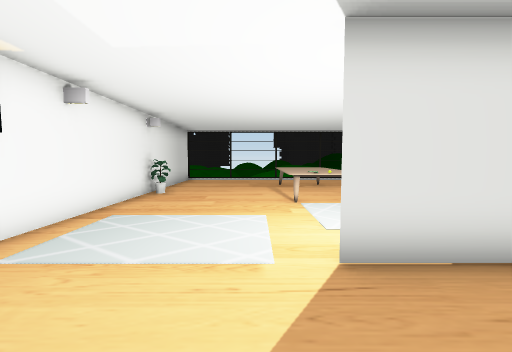
[1] (above)

21 first-person views from a walk through a scene from a Unity 3-D project. The camera is 1.2 m above the floor, tilts 4° down and sees 90° across. The floor is counted in squares, 1 m on a side. Each view is taken from the middle of a square. On the plan, view 1 faces up. The plan holds only what a view shows up to about 12 squares ahead; the rest is blank. The place goes on beyond the plan. The player character is not drawn.

[2]
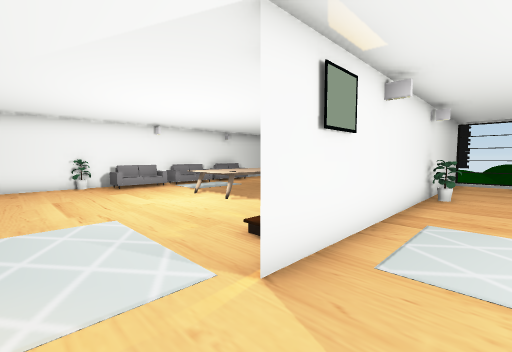

[3]
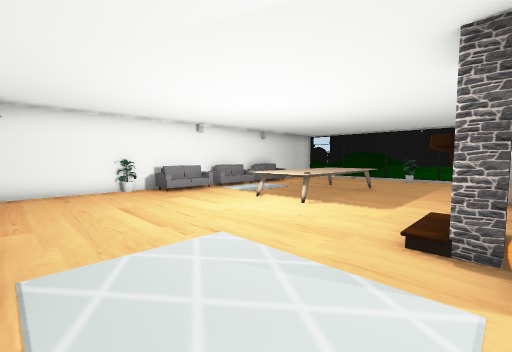

[4]
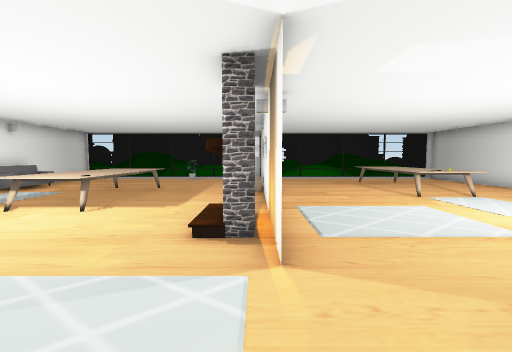

[5]
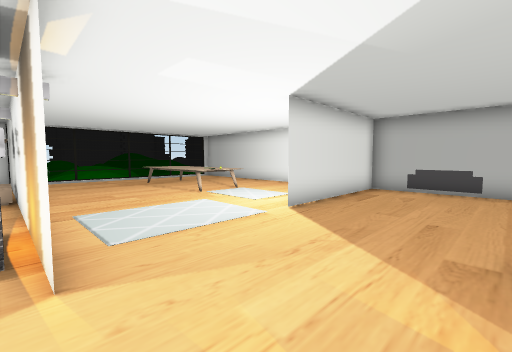

[6]
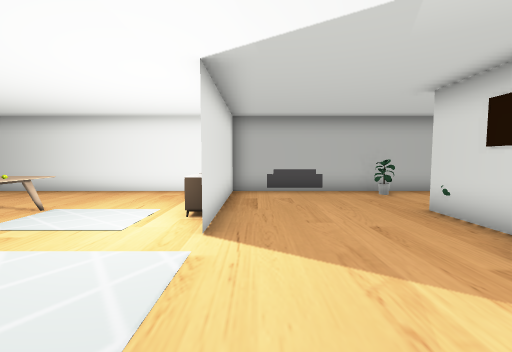

[7]
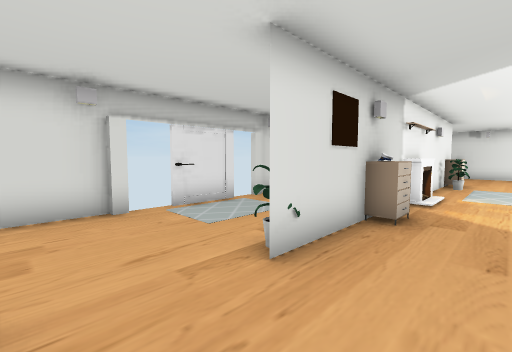

[8]
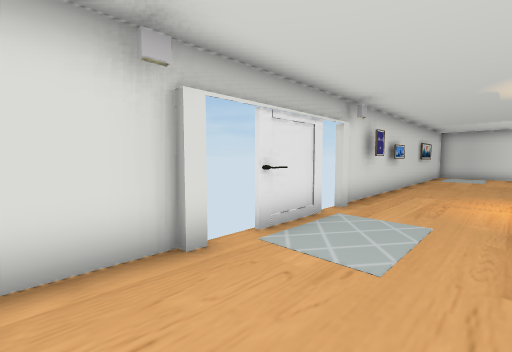

[9]
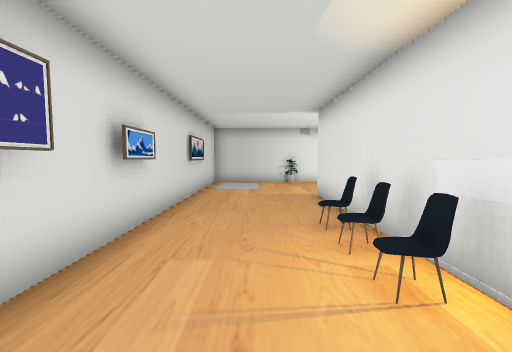

[10]
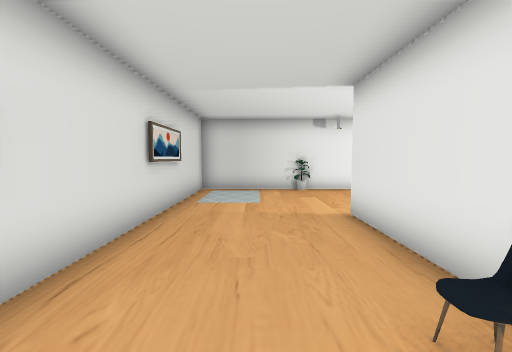

[11]
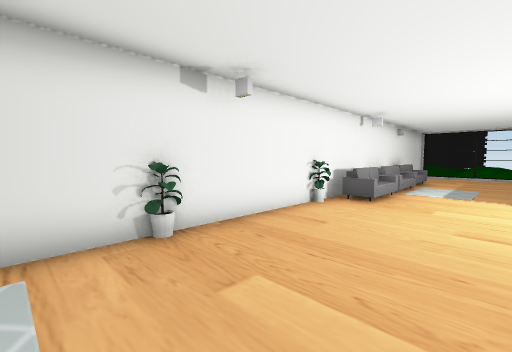

[12]
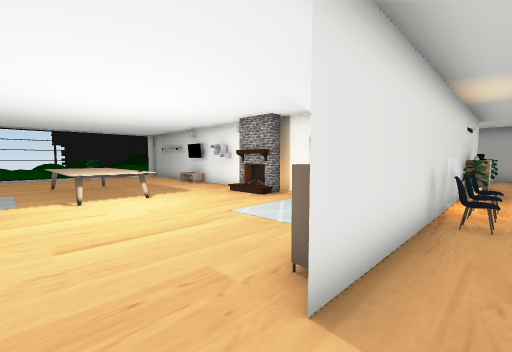

[13]
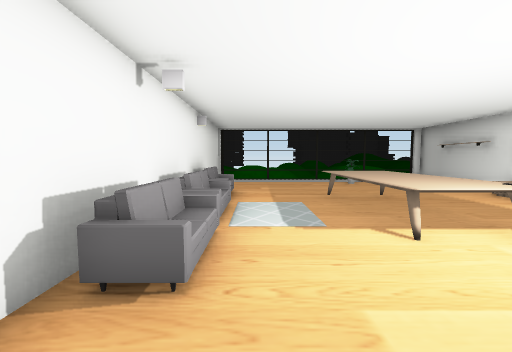

[14]
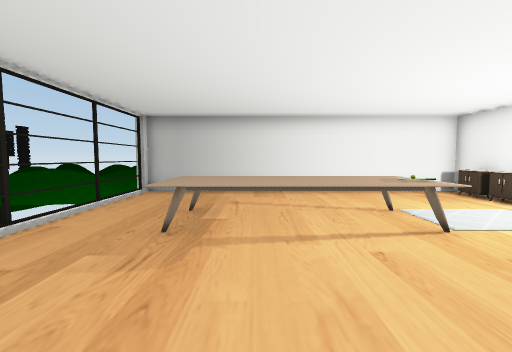

[15]
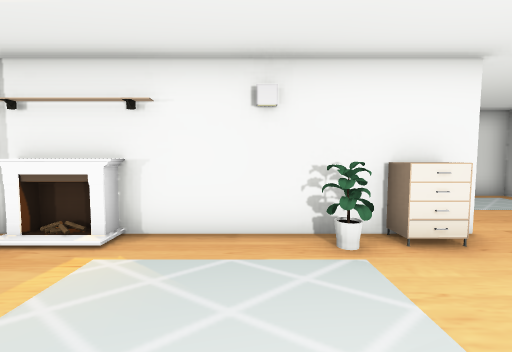

[16]
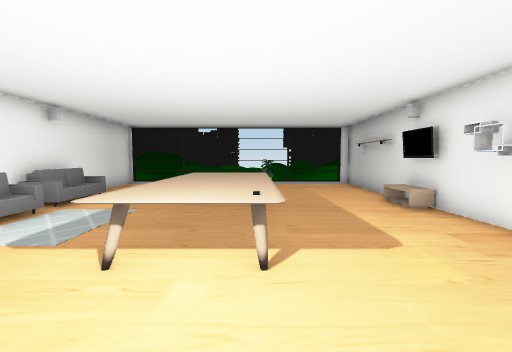

[17]
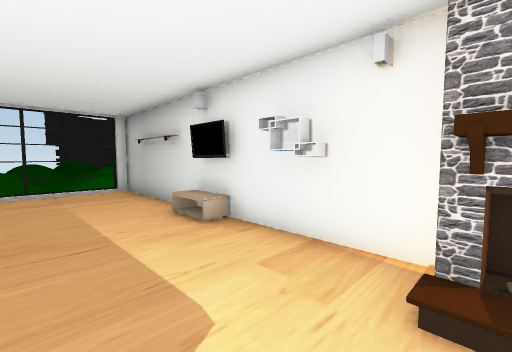

[18]
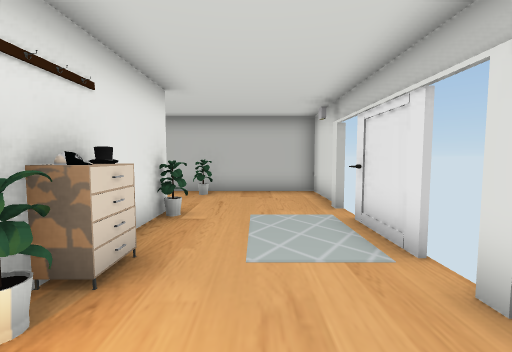

[19]
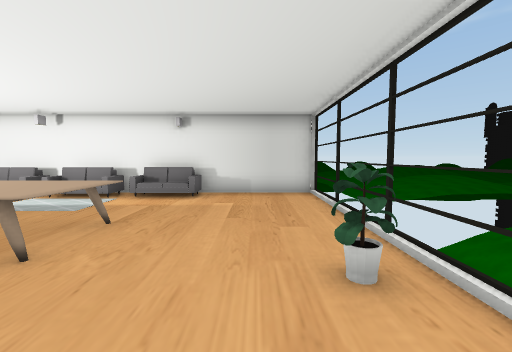

[20]
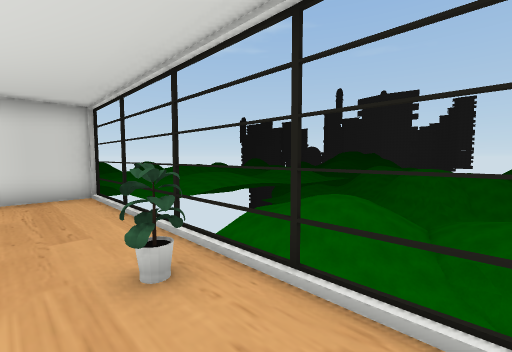

[21]
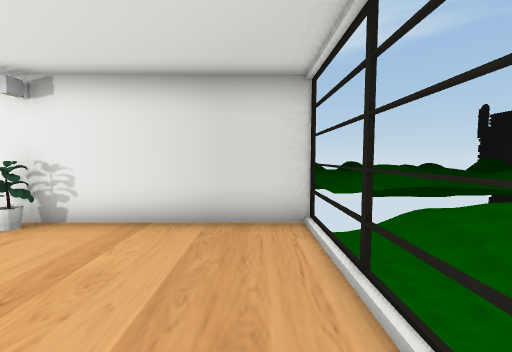

### Floor plan
Key: @ floor where view 1 was taken; # wall or solid block; x gap in a wall; . floor; = window, fence, low wall or low ledge; ^ raised ledge; v drop or lower ground; O other object.
Columns run from 14 left of view 1 to 6 right of it. Each row starts with its distance up from view 1.
 14 #####################
 13 #......O..#.........#
 12 #.........#....^^...#
 11 #.........#....^^^..#
 10 OO........#....^^^..#
  9 #O..^^^...O....^^^..#
  8 v...^^^...O....^^^..#
  7 #O..^^^...O....OOO..#
  6 #O..^^^...O..... ...#
  5 vO..^^O...#..... ...#
  4 #O....=..OO.........#
  3 #O.......OO....#OOOO#
  2 #.........#.........#
  1 #...................#
  0 #.............@.....#
 -1 #....OOO.....OO.....#
 -2 #....#O#O#OO#OOO#..O#
 -3 #..........O..O.....#
 -4 #...................#
 -5 #...................#
 -6 #############xx#xx###

Positions as (right, up) in squares from view 1, and headings:
1: (0, 0), facing up
2: (-2, 0), facing up-left
3: (-4, -1), facing up-left
4: (-4, -1), facing up
5: (-4, -1), facing up-right
6: (-3, 2), facing right
7: (5, 0), facing down-left
8: (5, -3), facing down-left
9: (-1, -4), facing left
10: (-4, -4), facing left
11: (-10, -4), facing up-left
12: (-11, -3), facing up-right
13: (-12, 1), facing up
14: (-3, 10), facing right
15: (-6, 2), facing down
16: (-8, 2), facing up
17: (-7, 4), facing up-right
18: (-3, -4), facing right
19: (-5, 12), facing left
20: (-5, 12), facing up-left
21: (1, 13), facing left
